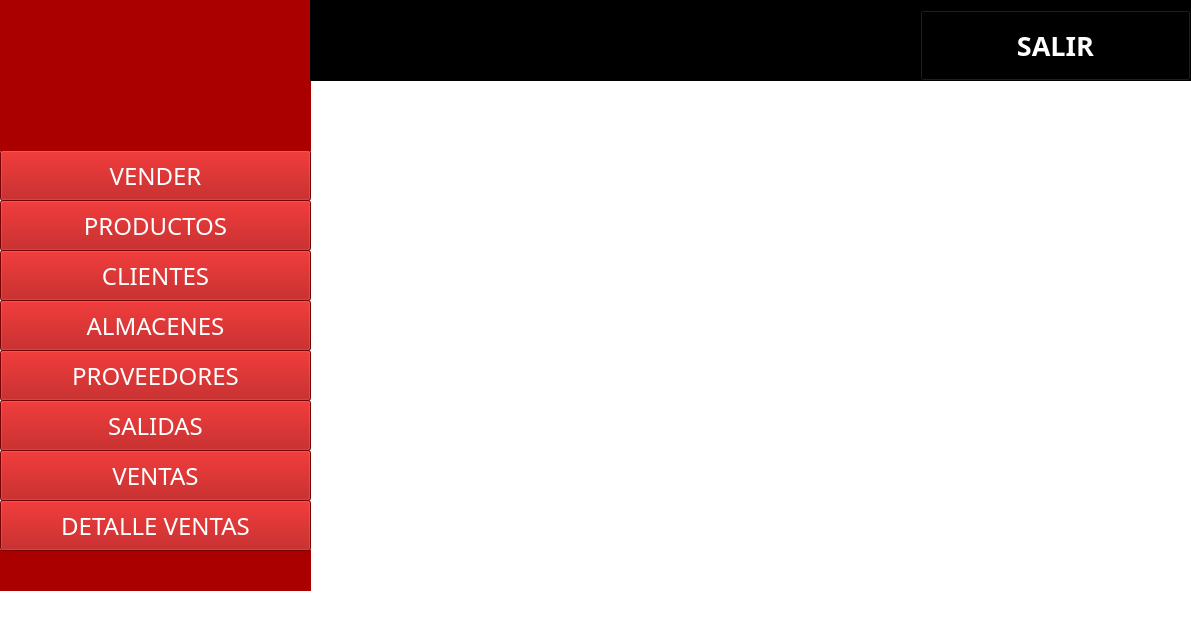
<?xml version="1.0" encoding="UTF-8"?>
<ui version="4.0">
 <class>MainWindow</class>
 <widget class="QMainWindow" name="MainWindow">
  <property name="geometry">
   <rect>
    <x>0</x>
    <y>0</y>
    <width>1191</width>
    <height>620</height>
   </rect>
  </property>
  <property name="sizePolicy">
   <sizepolicy hsizetype="Preferred" vsizetype="Preferred">
    <horstretch>0</horstretch>
    <verstretch>0</verstretch>
   </sizepolicy>
  </property>
  <property name="windowTitle">
   <string>Ventana Principal</string>
  </property>
  <property name="styleSheet">
   <string notr="true">background-color: rgb(255, 255, 255);</string>
  </property>
  <widget class="QWidget" name="centralwidget">
   <widget class="QPushButton" name="btnVender">
    <property name="geometry">
     <rect>
      <x>0</x>
      <y>150</y>
      <width>311</width>
      <height>51</height>
     </rect>
    </property>
    <property name="font">
     <font>
      <family>Agency FB</family>
      <pointsize>18</pointsize>
      <weight>50</weight>
      <bold>false</bold>
     </font>
    </property>
    <property name="styleSheet">
     <string notr="true">background-color: rgb(170, 0, 0);
color: rgb(255, 255, 255);</string>
    </property>
    <property name="text">
     <string>VENDER</string>
    </property>
    <property name="icon">
     <iconset>
      <normaloff>imagenes/Vender.png</normaloff>imagenes/Vender.png</iconset>
    </property>
   </widget>
   <widget class="QPushButton" name="btnProductos">
    <property name="geometry">
     <rect>
      <x>0</x>
      <y>200</y>
      <width>311</width>
      <height>51</height>
     </rect>
    </property>
    <property name="font">
     <font>
      <family>Agency FB</family>
      <pointsize>18</pointsize>
      <weight>50</weight>
      <bold>false</bold>
     </font>
    </property>
    <property name="styleSheet">
     <string notr="true">background-color: rgb(170, 0, 0);
color: rgb(255, 255, 255);</string>
    </property>
    <property name="text">
     <string>PRODUCTOS</string>
    </property>
    <property name="icon">
     <iconset>
      <normaloff>imagenes/Productos.png</normaloff>imagenes/Productos.png</iconset>
    </property>
   </widget>
   <widget class="QPushButton" name="btnClientes">
    <property name="geometry">
     <rect>
      <x>0</x>
      <y>250</y>
      <width>311</width>
      <height>51</height>
     </rect>
    </property>
    <property name="font">
     <font>
      <family>Agency FB</family>
      <pointsize>18</pointsize>
      <weight>50</weight>
      <bold>false</bold>
     </font>
    </property>
    <property name="styleSheet">
     <string notr="true">background-color: rgb(170, 0, 0);
color: rgb(255, 255, 255);</string>
    </property>
    <property name="text">
     <string>CLIENTES</string>
    </property>
    <property name="icon">
     <iconset>
      <normaloff>imagenes/Clientes.png</normaloff>imagenes/Clientes.png</iconset>
    </property>
   </widget>
   <widget class="QPushButton" name="btnAlmacenes">
    <property name="geometry">
     <rect>
      <x>0</x>
      <y>300</y>
      <width>311</width>
      <height>51</height>
     </rect>
    </property>
    <property name="font">
     <font>
      <family>Agency FB</family>
      <pointsize>18</pointsize>
      <weight>50</weight>
      <bold>false</bold>
     </font>
    </property>
    <property name="styleSheet">
     <string notr="true">background-color: rgb(170, 0, 0);
color: rgb(255, 255, 255);</string>
    </property>
    <property name="text">
     <string>ALMACENES</string>
    </property>
    <property name="icon">
     <iconset>
      <normaloff>imagenes/Almacenes.png</normaloff>imagenes/Almacenes.png</iconset>
    </property>
   </widget>
   <widget class="QPushButton" name="btnProveedores">
    <property name="geometry">
     <rect>
      <x>0</x>
      <y>350</y>
      <width>311</width>
      <height>51</height>
     </rect>
    </property>
    <property name="font">
     <font>
      <family>Agency FB</family>
      <pointsize>18</pointsize>
      <weight>50</weight>
      <bold>false</bold>
     </font>
    </property>
    <property name="styleSheet">
     <string notr="true">background-color: rgb(170, 0, 0);
color: rgb(255, 255, 255);</string>
    </property>
    <property name="text">
     <string>PROVEEDORES</string>
    </property>
    <property name="icon">
     <iconset>
      <normaloff>imagenes/Clientes.png</normaloff>imagenes/Clientes.png</iconset>
    </property>
   </widget>
   <widget class="QPushButton" name="btnSalidas">
    <property name="geometry">
     <rect>
      <x>0</x>
      <y>400</y>
      <width>311</width>
      <height>51</height>
     </rect>
    </property>
    <property name="font">
     <font>
      <family>Agency FB</family>
      <pointsize>18</pointsize>
      <weight>50</weight>
      <bold>false</bold>
     </font>
    </property>
    <property name="styleSheet">
     <string notr="true">background-color: rgb(170, 0, 0);
color: rgb(255, 255, 255);</string>
    </property>
    <property name="text">
     <string>SALIDAS</string>
    </property>
    <property name="icon">
     <iconset>
      <normaloff>imagenes/Salidas.png</normaloff>imagenes/Salidas.png</iconset>
    </property>
   </widget>
   <widget class="QLabel" name="label">
    <property name="geometry">
     <rect>
      <x>0</x>
      <y>0</y>
      <width>311</width>
      <height>151</height>
     </rect>
    </property>
    <property name="layoutDirection">
     <enum>Qt::LeftToRight</enum>
    </property>
    <property name="styleSheet">
     <string notr="true">background-color: rgb(170, 0, 0);</string>
    </property>
    <property name="text">
     <string/>
    </property>
    <property name="textFormat">
     <enum>Qt::AutoText</enum>
    </property>
    <property name="pixmap">
     <pixmap>imagenes/logo kenny.png</pixmap>
    </property>
    <property name="indent">
     <number>-1</number>
    </property>
   </widget>
   <widget class="QLabel" name="label_2">
    <property name="geometry">
     <rect>
      <x>310</x>
      <y>0</y>
      <width>881</width>
      <height>81</height>
     </rect>
    </property>
    <property name="styleSheet">
     <string notr="true">background-color: rgb(0, 0, 0);</string>
    </property>
    <property name="text">
     <string/>
    </property>
   </widget>
   <widget class="QLabel" name="label_3">
    <property name="geometry">
     <rect>
      <x>0</x>
      <y>550</y>
      <width>311</width>
      <height>41</height>
     </rect>
    </property>
    <property name="styleSheet">
     <string notr="true">background-color: rgb(170, 0, 0);</string>
    </property>
    <property name="text">
     <string/>
    </property>
   </widget>
   <widget class="QPushButton" name="btnSalir">
    <property name="geometry">
     <rect>
      <x>920</x>
      <y>10</y>
      <width>271</width>
      <height>71</height>
     </rect>
    </property>
    <property name="font">
     <font>
      <family>Agency FB</family>
      <pointsize>20</pointsize>
      <weight>75</weight>
      <bold>true</bold>
     </font>
    </property>
    <property name="styleSheet">
     <string notr="true">background-color: rgb(0, 0, 0);
color: rgb(255, 255, 255);</string>
    </property>
    <property name="text">
     <string>SALIR</string>
    </property>
    <property name="icon">
     <iconset>
      <normaloff>imagenes/Salir.png</normaloff>imagenes/Salir.png</iconset>
    </property>
   </widget>
   <widget class="QPushButton" name="btnVentas">
    <property name="geometry">
     <rect>
      <x>0</x>
      <y>450</y>
      <width>311</width>
      <height>51</height>
     </rect>
    </property>
    <property name="font">
     <font>
      <family>Agency FB</family>
      <pointsize>18</pointsize>
      <weight>50</weight>
      <bold>false</bold>
     </font>
    </property>
    <property name="styleSheet">
     <string notr="true">background-color: rgb(170, 0, 0);
color: rgb(255, 255, 255);</string>
    </property>
    <property name="text">
     <string>VENTAS</string>
    </property>
    <property name="icon">
     <iconset>
      <normaloff>imagenes/Entradas.png</normaloff>imagenes/Entradas.png</iconset>
    </property>
   </widget>
   <widget class="QPushButton" name="btnDetalleVentas">
    <property name="geometry">
     <rect>
      <x>0</x>
      <y>500</y>
      <width>311</width>
      <height>51</height>
     </rect>
    </property>
    <property name="font">
     <font>
      <family>Agency FB</family>
      <pointsize>18</pointsize>
      <weight>50</weight>
      <bold>false</bold>
     </font>
    </property>
    <property name="styleSheet">
     <string notr="true">background-color: rgb(170, 0, 0);
color: rgb(255, 255, 255);</string>
    </property>
    <property name="text">
     <string>DETALLE VENTAS</string>
    </property>
    <property name="icon">
     <iconset>
      <normaloff>imagenes/Entradas.png</normaloff>imagenes/Entradas.png</iconset>
    </property>
   </widget>
  </widget>
  <widget class="QStatusBar" name="statusbar"/>
 </widget>
 <resources/>
 <connections/>
</ui>
